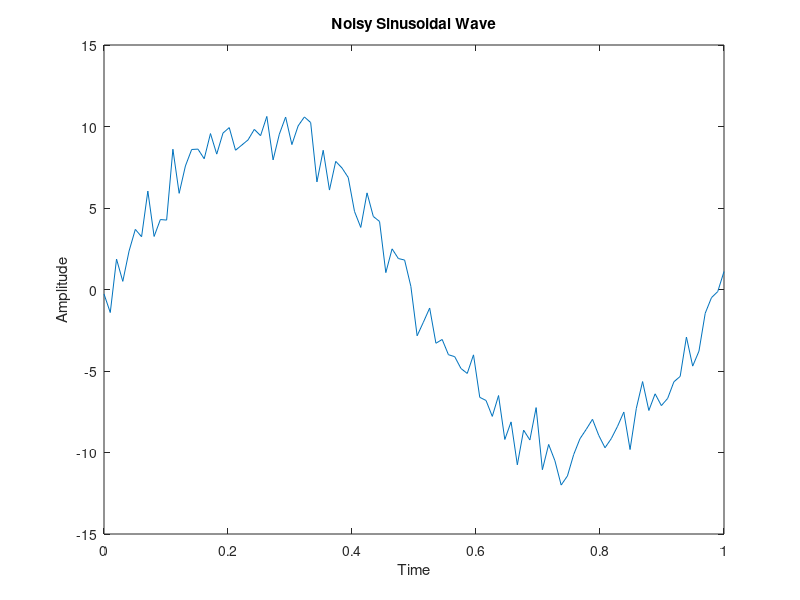

MATLAB code to generate this figure:
%Write a program to generate noisy sinusoidal wave.
clear all;
close all;
t=linspace(0,1,100);
noisey=randn(1,100);

f=1;
A=10;
siny=A*sin(2*pi*f*t);%here t is different for each instant
noisysine=siny+noisey

plot(t,noisysine)
xlabel('Time')
ylabel('Amplitude')
title('Noisy Sinusoidal Wave')